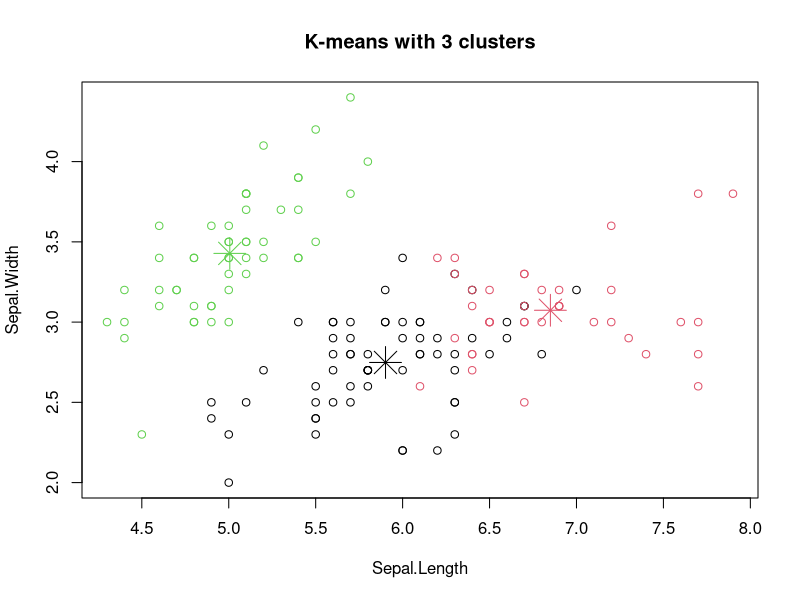
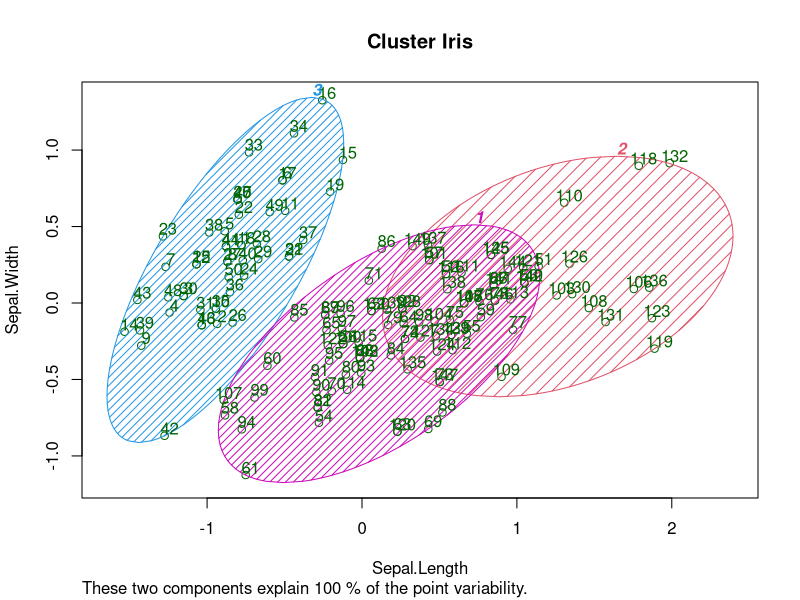

These figures' R source, in order:
library(cluster)

data = as.data.frame(iris)
data_ = iris[,-ncol(data)]

kmeans.re = kmeans(data_,centers = 3, nstart = 20)

kmeans.re

kmeans.re$cluster
kmeans.re$centers


confusionTable = table(data$Species, kmeans.re$cluster)
confusionTable

accuracy = sum(diag(confusionTable)) / sum(confusionTable)


print(paste("Accuracy: ",accuracy))


plot(data_[c("Sepal.Length","Sepal.Width")],
     col = kmeans.re$cluster,
     main = "K-means with 3 clusters")


points(kmeans.re$centers[,c("Sepal.Length","Sepal.Width")],
       col = 1:3,
       pch = 8, cex = 3)

ykmeans = kmeans.re$cluster

clusplot(data_[,c("Sepal.Length","Sepal.Width")],
         ykmeans,
         lines = 0,
         shade = TRUE,
         color = TRUE,
         labels = 2,
         plotchar = FALSE,
         span = TRUE,
         main = paste("Cluster Iris"),
         xlab = "Sepal.Length",
         ylab = "Sepal.Width"
)
